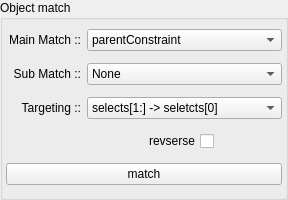
              <widget class="QGroupBox" name="mainMatch_gb">
               <property name="minimumSize">
                <size>
                 <width>0</width>
                 <height>200</height>
                </size>
               </property>
               <property name="maximumSize">
                <size>
                 <width>16777215</width>
                 <height>200</height>
                </size>
               </property>
               <property name="title">
                <string>Object match</string>
               </property>
               <layout class="QVBoxLayout" name="verticalLayout_4">
                <property name="leftMargin">
                 <number>3</number>
                </property>
                <property name="topMargin">
                 <number>3</number>
                </property>
                <property name="rightMargin">
                 <number>3</number>
                </property>
                <property name="bottomMargin">
                 <number>3</number>
                </property>
                <item>
                 <layout class="QHBoxLayout" name="mainMatch_H" stretch="1,2">
                  <item>
                   <widget class="QLabel" name="label">
                    <property name="minimumSize">
                     <size>
                      <width>75</width>
                      <height>0</height>
                     </size>
                    </property>
                    <property name="maximumSize">
                     <size>
                      <width>75</width>
                      <height>16777215</height>
                     </size>
                    </property>
                    <property name="text">
                     <string>Main Match ::</string>
                    </property>
                    <property name="alignment">
                     <set>Qt::AlignmentFlag::AlignRight|Qt::AlignmentFlag::AlignTrailing|Qt::AlignmentFlag::AlignVCenter</set>
                    </property>
                   </widget>
                  </item>
                  <item>
                   <widget class="QComboBox" name="mainMatch_Cbb">
                    <property name="minimumSize">
                     <size>
                      <width>160</width>
                      <height>0</height>
                     </size>
                    </property>
                    <item>
                     <property name="text">
                      <string>parentConstraint</string>
                     </property>
                    </item>
                    <item>
                     <property name="text">
                      <string>pointConstraint</string>
                     </property>
                    </item>
                    <item>
                     <property name="text">
                      <string>rotateConstraint</string>
                     </property>
                    </item>
                    <item>
                     <property name="text">
                      <string>scaleConstarint</string>
                     </property>
                    </item>
                   </widget>
                  </item>
                 </layout>
                </item>
                <item>
                 <layout class="QHBoxLayout" name="subMatch_H" stretch="1,2">
                  <item>
                   <widget class="QLabel" name="label_2">
                    <property name="minimumSize">
                     <size>
                      <width>75</width>
                      <height>0</height>
                     </size>
                    </property>
                    <property name="maximumSize">
                     <size>
                      <width>75</width>
                      <height>16777215</height>
                     </size>
                    </property>
                    <property name="text">
                     <string>Sub Match ::</string>
                    </property>
                    <property name="alignment">
                     <set>Qt::AlignmentFlag::AlignRight|Qt::AlignmentFlag::AlignTrailing|Qt::AlignmentFlag::AlignVCenter</set>
                    </property>
                   </widget>
                  </item>
                  <item>
                   <widget class="QComboBox" name="subMatch_Cbb">
                    <property name="minimumSize">
                     <size>
                      <width>160</width>
                      <height>0</height>
                     </size>
                    </property>
                    <property name="editable">
                     <bool>false</bool>
                    </property>
                    <property name="currentIndex">
                     <number>0</number>
                    </property>
                    <property name="modelColumn">
                     <number>0</number>
                    </property>
                    <item>
                     <property name="text">
                      <string>None</string>
                     </property>
                    </item>
                    <item>
                     <property name="text">
                      <string>parentConstraint</string>
                     </property>
                    </item>
                    <item>
                     <property name="text">
                      <string>pointConstraint</string>
                     </property>
                    </item>
                    <item>
                     <property name="text">
                      <string>rotateConstraint</string>
                     </property>
                    </item>
                    <item>
                     <property name="text">
                      <string>scaleConstarint</string>
                     </property>
                    </item>
                   </widget>
                  </item>
                 </layout>
                </item>
                <item>
                 <layout class="QHBoxLayout" name="targeting_match_H" stretch="1,2">
                  <item>
                   <widget class="QLabel" name="label_3">
                    <property name="minimumSize">
                     <size>
                      <width>75</width>
                      <height>0</height>
                     </size>
                    </property>
                    <property name="maximumSize">
                     <size>
                      <width>75</width>
                      <height>16777215</height>
                     </size>
                    </property>
                    <property name="text">
                     <string>Targeting ::</string>
                    </property>
                    <property name="alignment">
                     <set>Qt::AlignmentFlag::AlignRight|Qt::AlignmentFlag::AlignTrailing|Qt::AlignmentFlag::AlignVCenter</set>
                    </property>
                   </widget>
                  </item>
                  <item>
                   <widget class="QComboBox" name="targeting_match_Cbb">
                    <property name="minimumSize">
                     <size>
                      <width>160</width>
                      <height>0</height>
                     </size>
                    </property>
                    <item>
                     <property name="text">
                      <string>selects[1:] -&gt; seletcts[0]</string>
                     </property>
                    </item>
                    <item>
                     <property name="text">
                      <string>selects[:-1] -&gt; select[-1]</string>
                     </property>
                    </item>
                    <item>
                     <property name="text">
                      <string>selects[:half+1] -&gt;selects[half: ] </string>
                     </property>
                    </item>
                   </widget>
                  </item>
                 </layout>
                </item>
                <item>
                 <layout class="QHBoxLayout" name="targeting_reverse_H" stretch="2,0,1">
                  <property name="leftMargin">
                   <number>0</number>
                  </property>
                  <property name="topMargin">
                   <number>0</number>
                  </property>
                  <property name="rightMargin">
                   <number>0</number>
                  </property>
                  <property name="bottomMargin">
                   <number>0</number>
                  </property>
                  <item>
                   <spacer name="horizontalSpacer">
                    <property name="orientation">
                     <enum>Qt::Orientation::Horizontal</enum>
                    </property>
                    <property name="sizeHint" stdset="0">
                     <size>
                      <width>40</width>
                      <height>20</height>
                     </size>
                    </property>
                   </spacer>
                  </item>
                  <item>
                   <widget class="QCheckBox" name="targeting_reverse_Chb">
                    <property name="layoutDirection">
                     <enum>Qt::LayoutDirection::RightToLeft</enum>
                    </property>
                    <property name="text">
                     <string>revserse</string>
                    </property>
                   </widget>
                  </item>
                  <item>
                   <spacer name="horizontalSpacer_2">
                    <property name="orientation">
                     <enum>Qt::Orientation::Horizontal</enum>
                    </property>
                    <property name="sizeHint" stdset="0">
                     <size>
                      <width>40</width>
                      <height>20</height>
                     </size>
                    </property>
                   </spacer>
                  </item>
                 </layout>
                </item>
                <item>
                 <widget class="QPushButton" name="match_Btn">
                  <property name="text">
                   <string>match</string>
                  </property>
                 </widget>
                </item>
               </layout>
              </widget>
